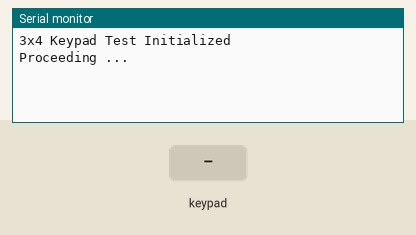
The program below on a simulated ESP32. Parts: the last lines printed to the serial monitor. The inputs (shaded band) are chosen by the test bench.

Above: at 1.4 s.
1.5 s: key '1' pressed
At 2.0 s:
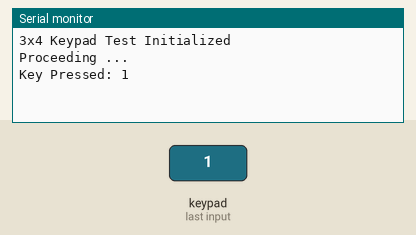
3.0 s: keypad keys 1 4 2 7 2 6 2 5 # pressed 0.4 s apart
At 7.0 s:
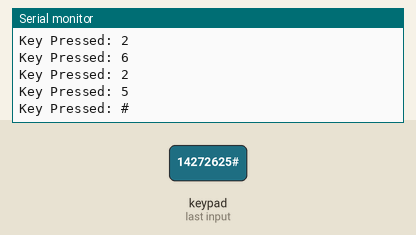
8.1 s: key '*' pressed
At 8.5 s:
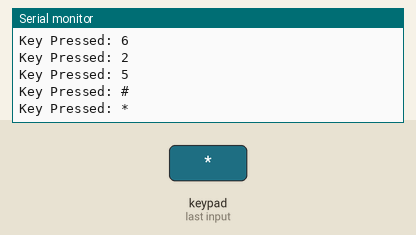
9.6 s: keypad keys 3 3 3 2 1 3 pressed 0.4 s apart
At 12.0 s:
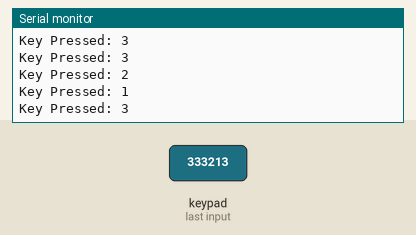
Timing chart, 0 to 13.5 s (numbered marks = the images above; inputs shaded):
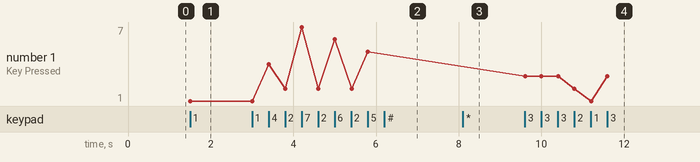

The program:

main.cpp
```cpp
#include <Arduino.h>

#include <Keypad.h>

const byte ROWS = 4; // Four rows
const byte COLS = 3; // Three columns

// Define keymap for 3x4 keypad
char keys[ROWS][COLS] = {
  {'1', '2', '3'},
  {'4', '5', '6'},
  {'7', '8', '9'},
  {'*', '0', '#'}
};

// Adjust these GPIO pins to match your actual wiring
byte rowPins[ROWS] = {14, 27, 26, 25};  // Connect to the row pins of the keypad
byte colPins[COLS] = {33, 32, 13};       // Connect to the column pins

Keypad keypad = Keypad(makeKeymap(keys), rowPins, colPins, ROWS, COLS);

void setup() {
  Serial.begin(115200);
  delay(250);
  Serial.println("3x4 Keypad Test Initialized");
  //delay(5000);
  Serial.println("Proceeding ...");
}

void loop() {
  //delay(1500);
  //Serial.println("Top");
  //delay(1500);
  char key = keypad.getKey();


  if (key) {
    Serial.print("Key Pressed: ");
    Serial.println(key);
  }
  // else {
  //   Serial.println("No key press??");
  // }
}
```

Measured:
- after the input at 1.5 s, the serial monitor: prints a new line at once (image 1)
- after the input at 3.0 s, the serial monitor: prints a new line after 0.40 s (image 2)
- after the input at 8.1 s, the serial monitor: prints a new line at once (image 3)
- after the input at 9.6 s, the serial monitor: prints a new line at once (image 4)
- plotted number 1: 1 → 5 after the input at 3.0 s, 5 → 3 after the input at 9.6 s
